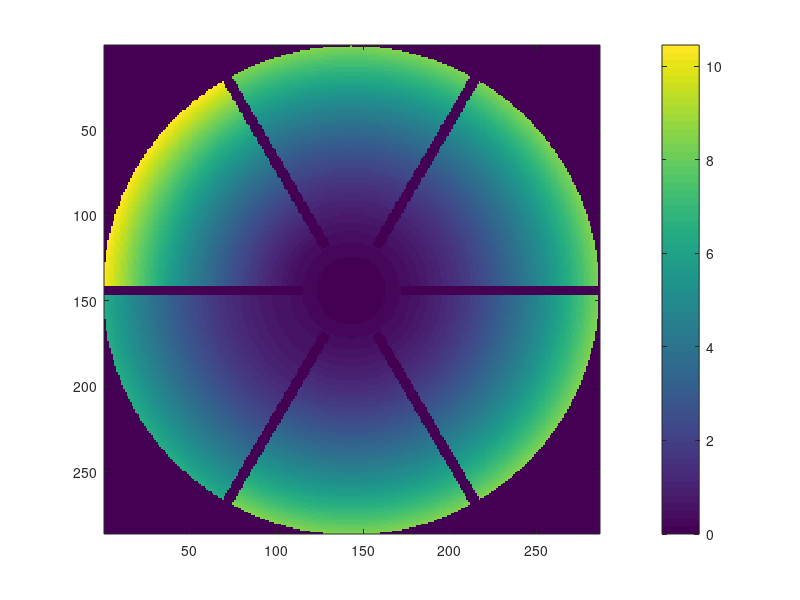

Here is the MATLAB script that generated this plot:
% Constants
clear all; close all; clc;
image_mm_per_px = 0.7; % conversion factor from mm to pixels (change this as per your requirements)
radius_mm = 100; % reflector radius in mm
radius = round(radius_mm / image_mm_per_px); % reflector radius in pixels
innerRadius_mm = 10; % inner radius in mm
innerRadius = round(innerRadius_mm / image_mm_per_px); % inner radius in pixels
gapWidth_mm = 2; % gap width in mm
gapWidth = round(gapWidth_mm / image_mm_per_px); % gap width in pixels
petalStartRadius_mm = 20; % petal start radius in mm
petalStartRadius = round(petalStartRadius_mm / image_mm_per_px); % petal start radius in pixels
tiltStartRadius_mm = petalStartRadius_mm + 4; % tilt start radius in mm
tiltStartRadius = round(tiltStartRadius_mm / image_mm_per_px); % tilt start radius in pixels
center_mm = [radius_mm, radius_mm]; % center in mm
center = round(center_mm / image_mm_per_px); % center in pixels
nrows = radius*2;
ncols = radius*2;
n_petals = 6;
theta = linspace(0, 2*pi, n_petals+1); % angles for the petals
tip = 2; % tilt for one of the petals
curvatureRadius_mm = 850; % radius of curvature in mm
curvatureRadius = curvatureRadius_mm / image_mm_per_px; % radius of curvature in pixels

% Create a grid
[x, y] = meshgrid(1:ncols, 1:nrows);
y = flip(y);

% Create the mask and depth map
mask = zeros(nrows, ncols);
u = zeros(nrows, ncols);
for i = 1:n_petals
    % Calculate the angle for each point in the grid
    angle = atan2(y-center(2), x-center(1));
    angle(angle<0) = angle(angle<0) + 2*pi;  % Convert negative angles to positive
    
    % Calculate the radius for each point in the grid
    rad = sqrt((x-center(1)).^2 + (y-center(2)).^2);
    
    % Calculate the gap in angle based on the radius
    angleGap = gapWidth ./ rad;
    angleGap(rad < petalStartRadius) = 0;  % no gap inside petalStartRadius
    
    % Find the pixels inside the current petal
    in_petal = (rad <= radius) & ... % inside the outer circle
        (rad > innerRadius) & ... % outside the inner circle
        (angle >= theta(i) + angleGap) & ... % left of the right boundary
        (angle < theta(i+1) - angleGap); % right of the left boundary
    
    % Update the mask
    mask(in_petal) = 1;
    
    % Update the depth map with the spherical reflector equation
    u(in_petal) = curvatureRadius - sqrt(curvatureRadius^2 - rad(in_petal).^2);
    
    % Apply the tip to one of the petals
    if i == 3
        in_petal_tip = in_petal & (rad > tiltStartRadius); % apply tilt only after tiltStartRadius
        u(in_petal_tip) = u(in_petal_tip) + tip*(rad(in_petal_tip)-tiltStartRadius)/(radius-tiltStartRadius);
    end
    if i == 4
        in_petal_tip = in_petal & (rad > tiltStartRadius); % apply tilt only after tiltStartRadius
        u(in_petal_tip) = u(in_petal_tip) - tip*(rad(in_petal_tip)-tiltStartRadius)/(radius-tiltStartRadius);
    end
end

imagesc(u);colorbar;
% Compute the gradients in the u- and v-directions
[p, q] = gradient(u);
